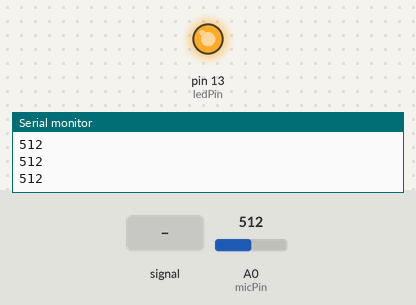
Bench run of a sketch on a simulated Arduino Uno, built with avr-gcc and run on an emulated ATmega328P. Parts: output pins drawn as LEDs (lit = HIGH), the last lines printed to the serial monitor. Inputs (shaded band) come from the test bench; at power-on: A0 (micPin) = 512.

Above: at 1.2 s.
1.3 s: A0 (micPin) fed a 200 Hz sine of ±460 counts around its level
At 2.95 s:
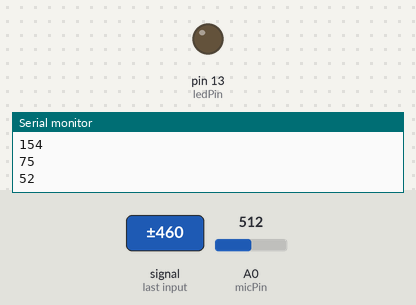
4.3 s: A0 (micPin) set to 716
At 4.8 s:
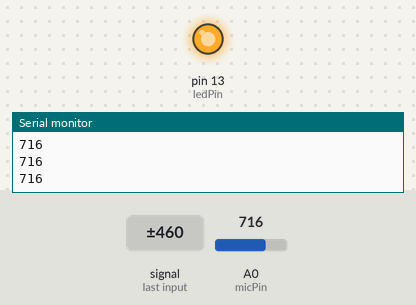
5.8 s: A0 (micPin) set to 105
7.3 s: A0 (micPin) set to 92
At 8.1 s:
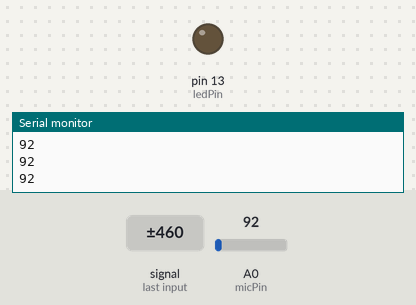
Timing chart, 0 to 9.8 s (numbered marks = the images above; inputs shaded):
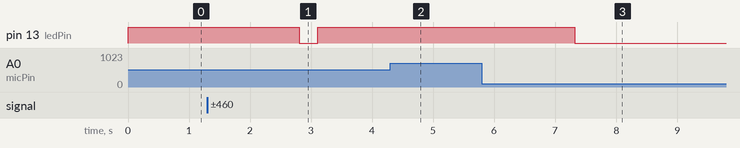

Measured:
- the behaviour switches between 101 and 100 on A0 (micPin) (found by bisection; images 2 and 3)
- after the input at 1.3 s, pin 13 (ledPin): HIGH → LOW after 1.5 s, → HIGH 0.30 s later
- after the input at 4.3 s, pin 13 (ledPin): stays HIGH (without the input it goes to LOW after 0.31 s)
- after the input at 7.3 s, pin 13 (ledPin): HIGH → LOW at once

The sketch:

sketch.ino
```cpp
// Пины
const int micPin = A0;       // Пин, к которому подключен выход микрофона
const int ledPin = 13;       // Пин для светодиода

// Пороговое значение для детектирования звука
const int soundThreshold = 100;

void setup() {
  pinMode(ledPin, OUTPUT);    // Установка пина для светодиода как выход
  pinMode(micPin, INPUT);     // Установка пина микрофона как вход
  Serial.begin(9600);         // Инициализация сериал для отладки
}

void loop() {
  // Чтение значения с микрофона
  int soundLevel = analogRead(micPin);

  // Вывод уровня сигнала для отладки
  Serial.println(soundLevel);

  // Если уровень звука превышает пороговое значение, включаем светодиод
  if (soundLevel > soundThreshold) {
    digitalWrite(ledPin, HIGH);  // Включить светодиод
  } else {
    digitalWrite(ledPin, LOW);   // Выключить светодиод
  }

  delay(100);  // Задержка перед следующим чтением
}
```
